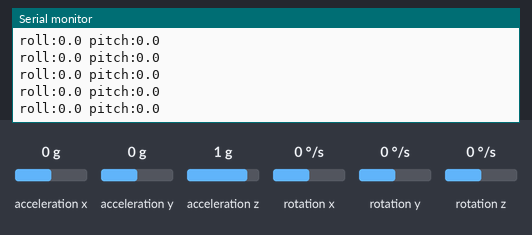
The sketch below on a simulated Arduino Uno, built with avr-gcc and run on an emulated ATmega328P. Parts: the last lines printed to the serial monitor. Wiring (inferred from the names in the program): MPU-6050 motion sensor at I2C address 0x68. Inputs (shaded band) come from the test bench; at power-on: acceleration z 1 g, acceleration x 0 g, rotation y 0 °/s, acceleration y 0 g, rotation x 0 °/s, rotation z 0 °/s.

Above: at 3.5 s.
3.6 s: acceleration z set to -1.4 g
At 4.4 s:
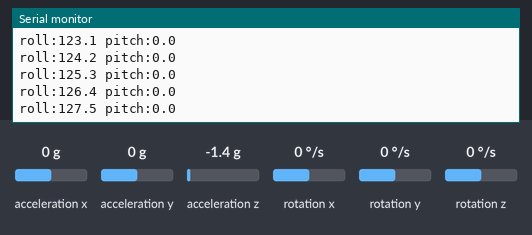
6.6 s: acceleration x set to 0.8 g
At 7.5 s:
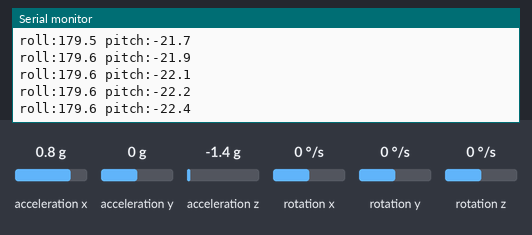
9.6 s: acceleration x set to -1.4 g
At 10.6 s:
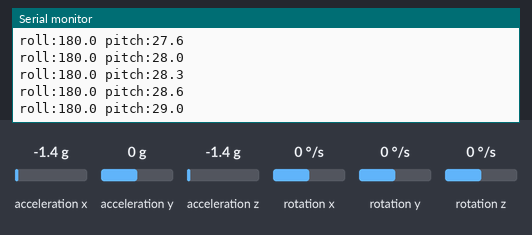
12.6 s: rotation y set to -192 °/s
At 13.6 s:
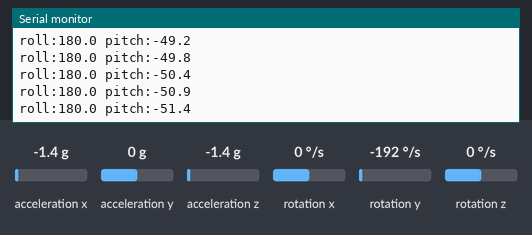
15.6 s: rotation y set to 0 °/s
At 16.5 s:
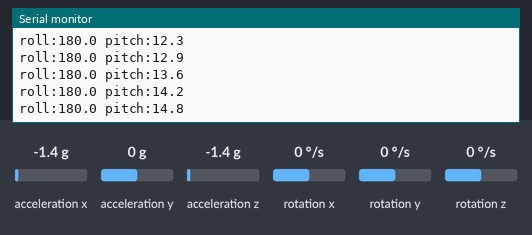
Timing chart, 0 to 18.6 s (numbered marks = the images above; inputs shaded):
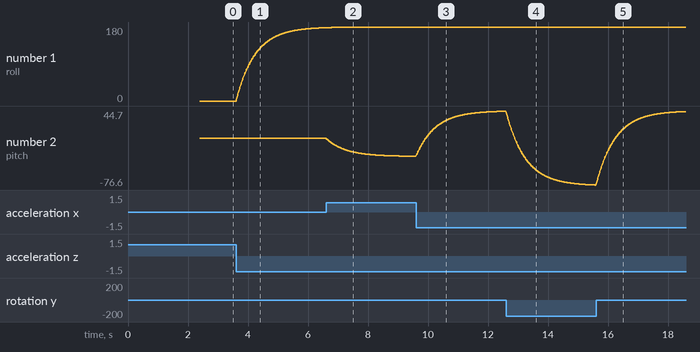

The sketch:

step2.ino
```cpp
// MPU6050 tilt angle with complementary filter - compiles, not yet tested on hardware
#include <Wire.h>

const int MPU = 0x68;
float gyroOffsetX = 0, gyroOffsetY = 0;
float roll = 0, pitch = 0;
unsigned long lastMicros;

void readRaw(int16_t &ax, int16_t &ay, int16_t &az, int16_t &gx, int16_t &gy, int16_t &gz) {
  Wire.beginTransmission(MPU);
  Wire.write(0x3B);                    // ACCEL_XOUT_H, start of the data block
  Wire.endTransmission(false);
  Wire.requestFrom(MPU, 14, true);     // accel (6), temperature (2), gyro (6)
  ax = Wire.read() << 8 | Wire.read();
  ay = Wire.read() << 8 | Wire.read();
  az = Wire.read() << 8 | Wire.read();
  Wire.read(); Wire.read();            // skip temperature
  gx = Wire.read() << 8 | Wire.read();
  gy = Wire.read() << 8 | Wire.read();
  gz = Wire.read() << 8 | Wire.read();
}

void setup() {
  Serial.begin(115200);
  Wire.begin();
  Wire.beginTransmission(MPU);
  Wire.write(0x6B);                    // PWR_MGMT_1
  Wire.write(0);                       // wake up (it starts in sleep mode)
  Wire.endTransmission(true);

  // gyro offset: keep the sensor still during this
  Serial.println("Calibrating, keep still...");
  int16_t ax, ay, az, gx, gy, gz;
  for (int i = 0; i < 500; i++) {
    readRaw(ax, ay, az, gx, gy, gz);
    gyroOffsetX += gx;
    gyroOffsetY += gy;
    delay(3);
  }
  gyroOffsetX /= 500.0;
  gyroOffsetY /= 500.0;

  // start the filter at the accelerometer angle
  readRaw(ax, ay, az, gx, gy, gz);
  roll  = atan2((float)ay, (float)az) * 180.0 / PI;
  pitch = atan2(-(float)ax, sqrt((float)ay * ay + (float)az * az)) * 180.0 / PI;
  lastMicros = micros();
}

void loop() {
  int16_t ax, ay, az, gx, gy, gz;
  readRaw(ax, ay, az, gx, gy, gz);

  unsigned long now = micros();
  float dt = (now - lastMicros) / 1000000.0;
  lastMicros = now;

  float accRoll  = atan2((float)ay, (float)az) * 180.0 / PI;
  float accPitch = atan2(-(float)ax, sqrt((float)ay * ay + (float)az * az)) * 180.0 / PI;

  float rateX = (gx - gyroOffsetX) / 131.0;   // deg/s around X
  float rateY = (gy - gyroOffsetY) / 131.0;   // deg/s around Y

  roll  = 0.98 * (roll  + rateX * dt) + 0.02 * accRoll;
  pitch = 0.98 * (pitch + rateY * dt) + 0.02 * accPitch;

  Serial.print("roll:");   Serial.print(roll, 1);
  Serial.print(" pitch:"); Serial.println(pitch, 1);
  delay(10);
}
```

Measured:
- after the input at 3.6 s, the serial monitor: prints a new line at once (image 1)
- plotted number 1: 0 → 178.3 after the input at 3.6 s
